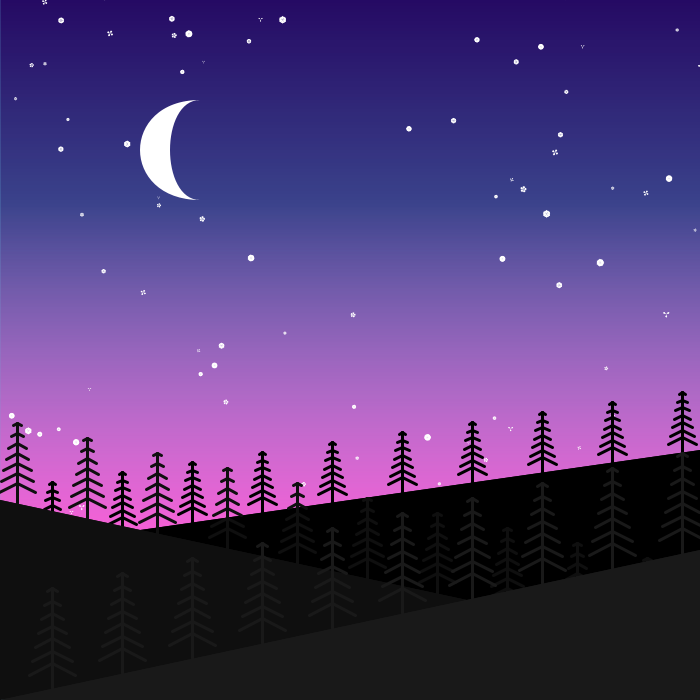
Frame 1 (no input)
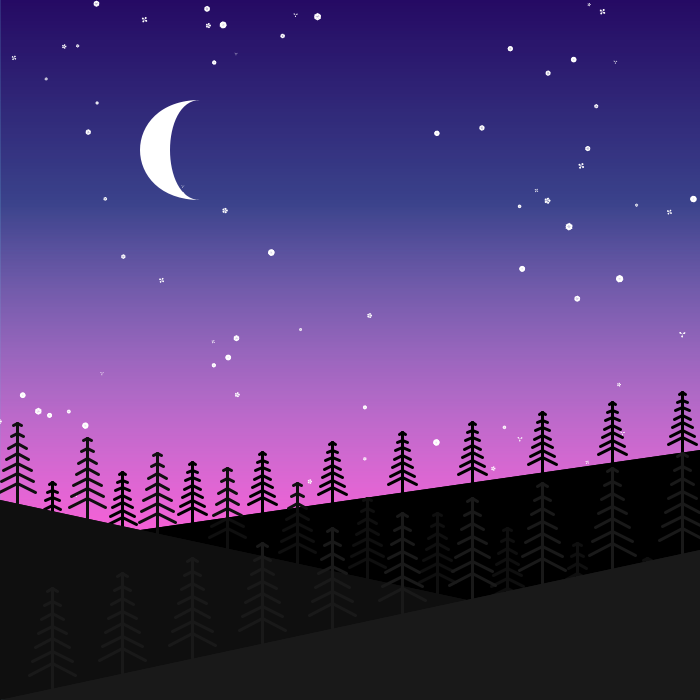
Frame 60 (the mouse pressed at the canvas centre just before this capture)
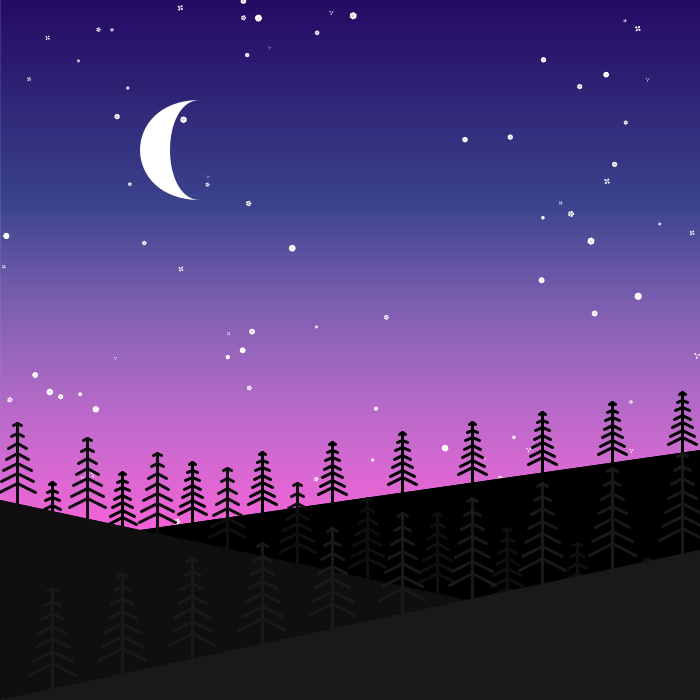
Frame 120 (the mouse held since frame 60 and released just before this capture)

The Processing sketch that drew these frames (run headless with seeded random() and noise(); from frame 60 on, the mouse is pressed at the canvas centre):

// Processing sketch: sketch_221103c
// ── sketch_221103c.pde
// こちらがオリジナルです。
// 【作者】 Skyeさん
// 【作品名】Stars
// https://openprocessing.org/sketch/609209

float opacity = 255;
star[] stars = new star[400];
float turn;

void setup() {
  size(700, 700);
  background(0);
  fill(120, 232, 255);
  rect(0, 0, width, height);

  for (var i=0; i<stars.length; i++) {
    stars[i] = new star(random(-width, width), random(-height, height), random(1, 4), int(random(3, 9)));
  }

  turn = PI*2/3.0f;
}

void draw() {
  noStroke();
  fill(120, 232, 255);
  rect(0, 0, width, height);
  //Night Sky
  for (var i = 0; i<800; i++) {
    opacity-=(255/800.0f);
    stroke(37, 9, 99, opacity);
    line(0, i, width, i);
  }
  opacity = 255;
  for (var i = 550; i>200; i--) {
    opacity-=(255/350.0f);
    stroke(255, 92, 215, opacity);
    line(0, i, width, i);
  }
  opacity = 255;

  //Stars
  fill(255);
  push();
  translate(width/2, height*5/6.0f);
  rotate(turn);
  for (var i=0; i<stars.length; i++) {
    stars[i].display();
  }
  turn+=PI/3000.0f;
  pop();

  //Hills And Trees
  fill(0);
  stroke(0);
  triangle(0, 550, width, 450, width, height);
  for (var i=.25; i<10; i++) {
    drawTree(width-(i*70), 450+(i*10), 60);
  }
  fill(15);
  stroke(15);
  triangle(width, 650, 0, 500, 0, height);
  for (var i=.25; i<10; i++) {
    drawTree(0+(i*70), 500+(i*15), 80);
  }
  fill(25);
  stroke(25);
  triangle(0, height, width, 550, width, height);
  for (var i=.25; i<10; i++) {
    drawTree(width-(i*70), 550+(i*15), 100);
  }
  noStroke();


  //Moon
  fill(255);
  push();

  beginShape();
  vertex(200, 100);
  bezierVertex(120, 100, 120, 200, 200, 200);
  bezierVertex(160, 200, 160, 100, 200, 100);
  endShape();
  pop();
}

//------ FUNCTIONS ----------------------------------------------------------------------------------------------------------------
class star {
  float x, y;
  float radius;
  int points;
  float w;
  
  star(float x, float y, float r, int p) {
    this.x = x;
    this.y = y;
    this.radius = r;
    this.points = p;
    this.w = this.radius/13.0f*this.points;
  }

  void display() {
    noStroke();
    push();
    translate(this.x, this.y);
    for (var i=0; i<this.points; i++) {
      rotate(radians(360/this.points));
      triangle(0, 0, this.w, this.radius/2+1, -this.w, this.radius/2+1);
      triangle(0, this.radius, this.w, this.radius/2, -this.w, this.radius/2);
    }
    pop();
  }
}

void drawTree(float x, float y, float h) {
  var t = 1; //toggle
  push();
  strokeWeight(3);
  translate(x, y-h);
  line(0, 0, 0, h);
  for (var loopTwice=0; loopTwice<2; loopTwice++) {
    for (var i=0; i<7; i++) {
      line(0, (i*h/8.0f), t*((h/20.0f)+(h/33.33*i)), (i*h/8.0f)+(h/40.0f)+(h/33.33/2.0f*i));
    }
    t*=-1;
  }
  pop();
}
